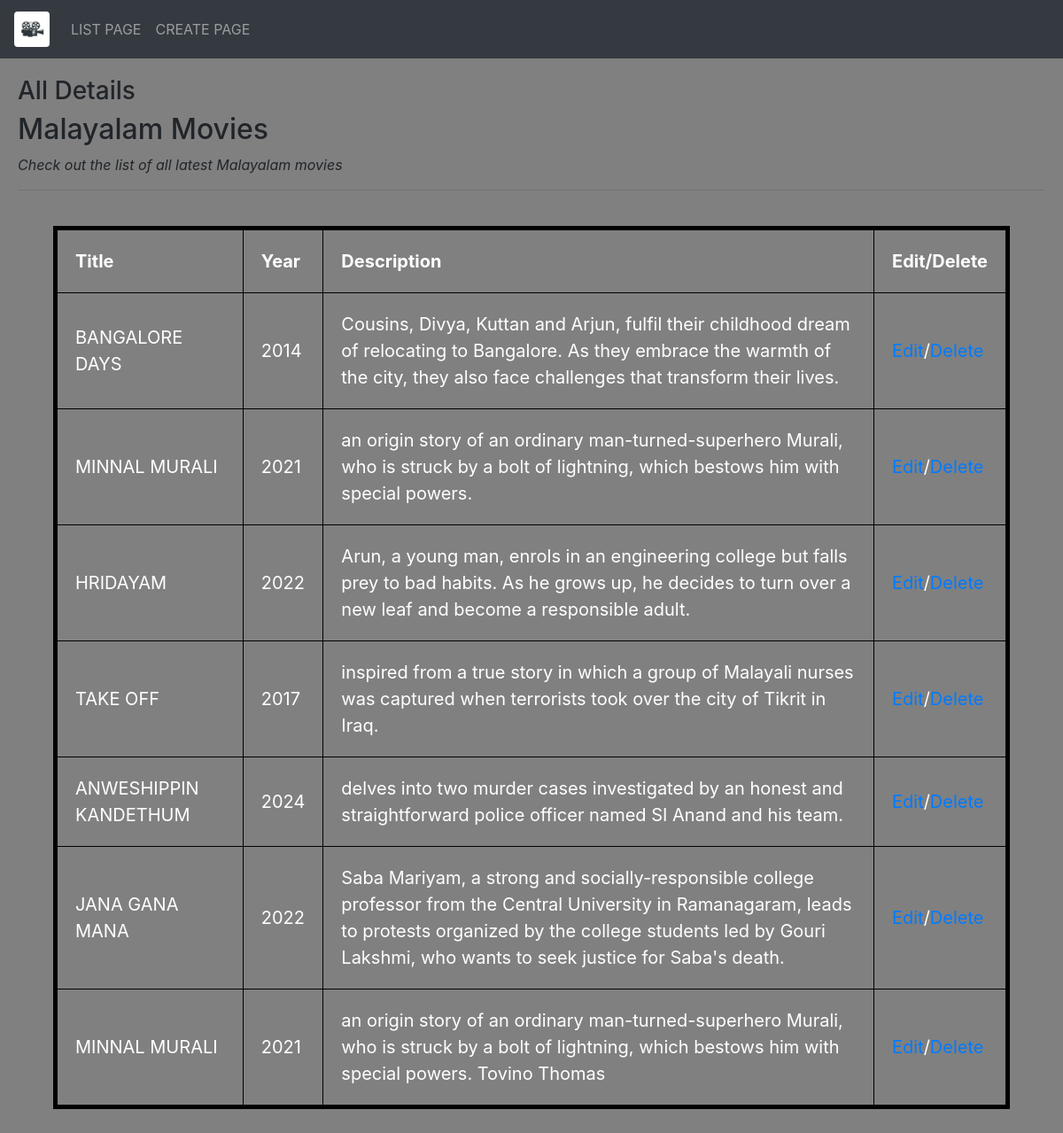
Before: / with the older database file.
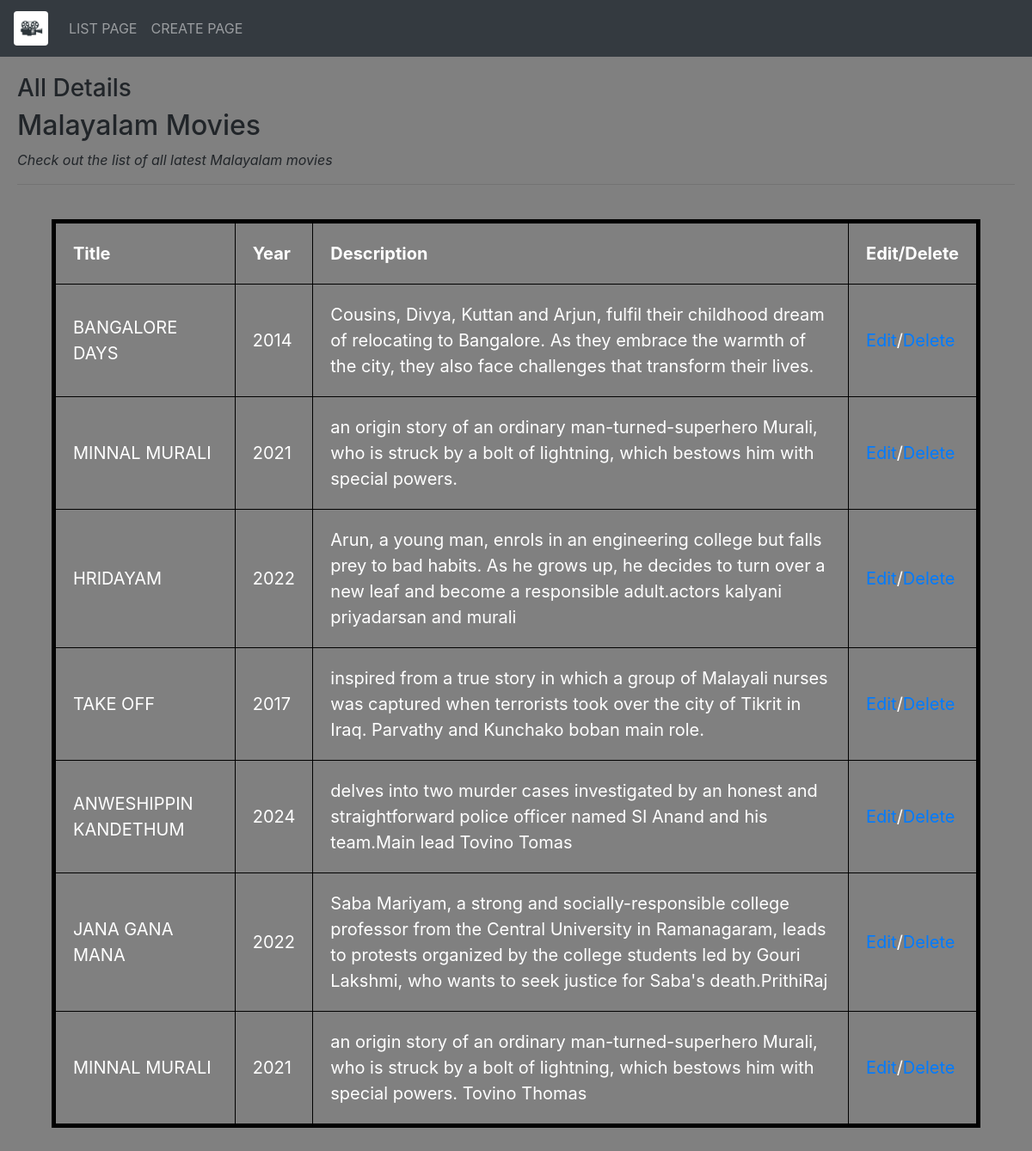
After: the same page with the newer database file.
### MovieApp/models.py (models this page shows, shortened)
class MovieDb(models.Model):
    Movie_Title     =   models.CharField(max_length=30)
    ReleasedYear    =   models.IntegerField(null=True)
    Description     =   models.TextField()

### MovieApp/views.py (the view)
# urls.py: path('',views.ListFunction,name='list'),
def ListFunction(request):
    alldata = MovieDb.objects.all()
    movieList = {'key':alldata}
    return render(request,'Listpage.html',movieList)

### MovieApp/templates/Listpage.html (shortened to what this page needs)
{% extends 'OutLine.html' %}
{% load static %}
{% block block %}
<h3>All Details</h3>
<h2>Malayalam Movies</h2>
<i>Check out the list of all latest Malayalam movies </i>
<hr>
<table border="1px" style="padding:40px">
    <tr>
        <th>Title</th>
        <th>Year</th>
        <th>Description</th>
        <th>Edit/Delete</th>
    </tr>
    {% for i in key %}
    <tr>
        <td>{{i.Movie_Title|upper}}</td>
        <td>{{i.ReleasedYear}}</td>
        <td>{{i.Description | default:'no data'}}</td>
        <td><a href="{% url 'edit' i.id %}">Edit</a>/<a href="{% url 'delete' i.id %}">Delete</a></td>
    </tr>
    {% endfor %}
</table>
{% endblock %}

### MovieApp/templates/OutLine.html (shortened to what this page needs)
{% include 'BasePage.html' %}
<div style="height:200vh;width:100%;background-color:gray;padding:20px">
    {% block block %}{% endblock %}</div>

### MovieApp/templates/BasePage.html (shortened to what this page needs)
<!DOCTYPE html>
<html lang="en">
{% load static %}
<head>
  <link rel="stylesheet" href="https://cdn.jsdelivr.net/npm/bootstrap@4.6.2/dist/css/bootstrap.min.css">
  <link href="{% static 'css/stylepage.css' %}" rel="stylesheet" type="text/css">
</head>
<body>
<nav class="navbar navbar-expand-sm bg-dark navbar-dark">
  <a class="navbar-brand" href="#">
    <img src="{% static 'images/img.png' %}" alt="logo" class="rounded" style="width:40px;">
  </a>
  <ul class="navbar-nav">
    <li class="nav-item">
      <a class="nav-link" href="{% url 'list' %}">LIST PAGE</a>
    </li>
    <li class="nav-item">
      <a class="nav-link" href="{% url 'create' %}">CREATE PAGE</a>
    </li>
  </ul>
</nav>
</body>
</html>

### MovieApp/templates/OutLine.html (style rules this page uses)
table { border: 5px solid black; padding: 50px; margin: 40px; color:white; font-size:20px; }
tr td, tr th { padding: 20px; }

Changed rows visible on the page:
changed MovieDb "HRIDAYAM": Description "…and become a responsible adult." → "…and become a responsible adult.actors kalyani priyadarsan and murali"
changed MovieDb "TAKE OFF": Description "inspired from a true story in which a group of Malayali nurses was captured when terrorists took over the city of Tikrit in Iraq." → "…of Tikrit in Iraq. Parvathy and Kunchako boban main role."
changed MovieDb "ANWESHIPPIN KANDETHUM": Description "delves into two murder cases investigated by an honest and straightforward police officer named SI Anand and his team." → "delves into two murder cases investigated by an honest and straightforward police officer named SI Anand and his team.Main lead Tovino Tomas"
changed MovieDb "JANA GANA MANA": Description "…seek justice for Saba's death." → "…seek justice for Saba's death.PrithiRaj"
